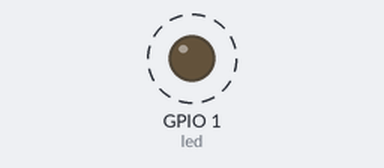
The program below on a simulated ESP32 board running MicroPython. Shown: output pins drawn as LEDs (lit = HIGH). Dashed ring = blinking.

Above: at 0.2 s.
Timing chart, 0 to 3.0 s (numbered marks = the images above):
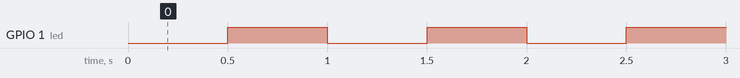

The program:

led.py
```python
# LED
from machine import Pin
import time


# 初始化LED
class LED:
    def __init__(self, pin, value=1):
        """
        LED
        :param pin: GPIO引脚编号
        :param value: 初始值，1为高电平（灭），0为低电平（亮）
        """
        self.led = Pin(pin, Pin.OUT, value=value)

    def on(self):
        """打开LED（低电平）"""
        self.led.value(0)

    def off(self):
        """关闭LED（高电平）"""
        self.led.value(1)

    def value(self, val=None):
        """设置或获取LED状态"""
        if val is not None:
            self.led.value(val)
        return self.led.value()

    def toggle(self):
        """切换LED状态"""
        self.led.value(not self.led.value())

    def blink(self, duration=500, times=1):
        """
        LED闪烁
        :param duration: 闪烁间隔时间（毫秒）
        :param times: 闪烁次数
        """
        for _ in range(times):
            self.toggle()  # 切换状态（亮→灭 或 灭→亮）
            time.sleep_ms(duration)
            self.toggle()  # 切换回原状态
            time.sleep_ms(duration)


if __name__ == "__main__":
    # 创建LED对象，初始化为高电平（灭）
    led = LED(1, value=1)

    # 使用blink方法实现闪烁
    while True:
        led.blink(duration=500, times=1)  # 闪烁一次，间隔500ms
```

Measured:
- by itself, GPIO 1 (led): alternates HIGH for 0.50 s and LOW for 0.50 s
